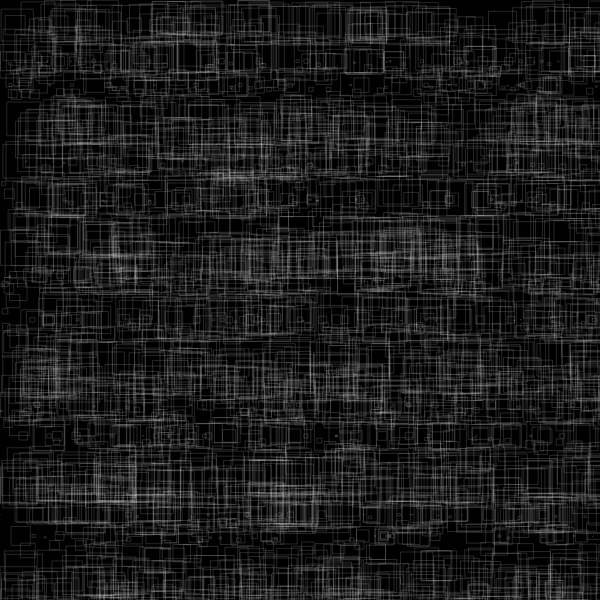
Frame 1 (no input)
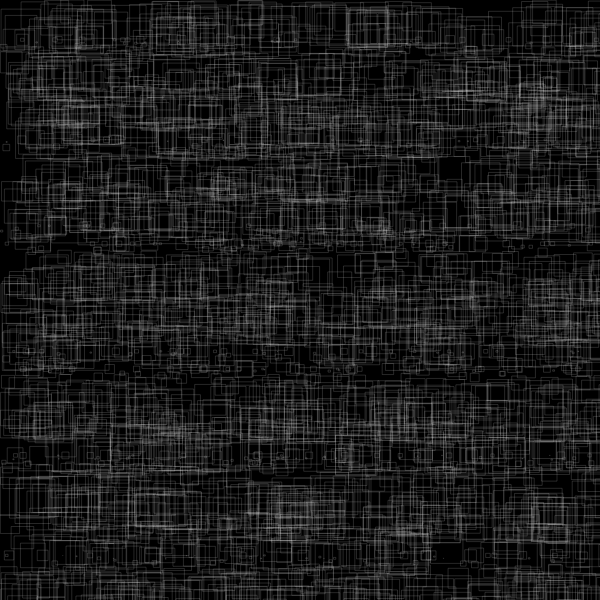
Frame 60 (no input)
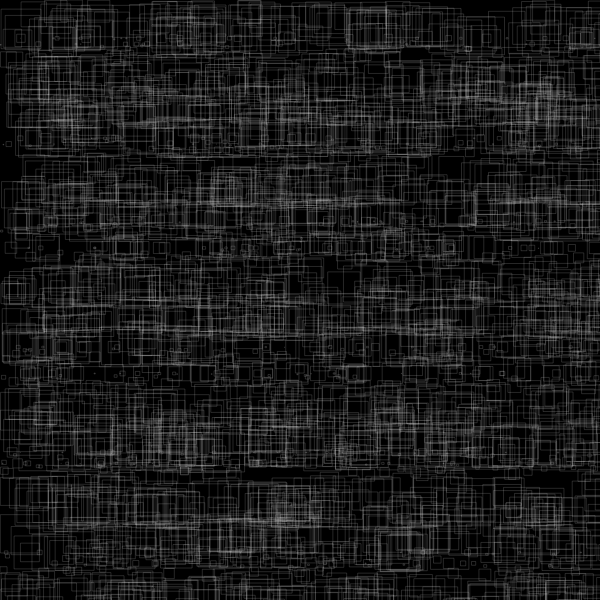
Frame 120 (the mouse pressed at the canvas centre since frame 60)

The p5.js sketch that drew these frames (run headless with seeded random() and noise() and a simulated clock; from frame 60 on, the mouse is pressed at the canvas centre):

// p5.js sketch
// ── sketch.js
//forked from  kyami 

let moverSystems = [];
let num = 10;
let cells, cols, rows;
let offset, margin;
let cellW, cellH;
let bg;
let graphics;


function setup() {
  w = 600;
  var canvas;
    if(windowWidth>=600 && windowHeight >=600){
      canvas = createCanvas(600, 600);
    }
    else{
      canvas = createCanvas(windowWidth, windowHeight - 100);
    }

  var x = (windowWidth - width) / 2;
  var y = (windowHeight - height) / 2;

  canvas.position(x, y);
  background(0);
  noStroke();
}


function draw() {
  let t = frameCount * 0.02;
  randomSeed(3);
  background(0);
  for (let i=0; i < 3000; i++) {
    let x = random(width); let y = random(width);
    let r = width/2 - max(abs(x-width/2),abs(y-width/2));

    for (let j=0; j < 12; j++) {
      let sx = width/2+245*cos(-j*1.2+t);
      let sy = width/2+245*sin(-j*0.52+t);
      let s = 50;
          r = min(r, min(abs(sy-s-y),abs(sy+s-y))-20);
      
    }

    
    r = min(r, abs(width/2-x));
    
    let c = color('#FFF9F9');
    c.setAlpha(8*exp(-r/20.0));
    stroke(244, 40)
    noFill();
    rect(x,y,r*2, r*2);
  }
}
